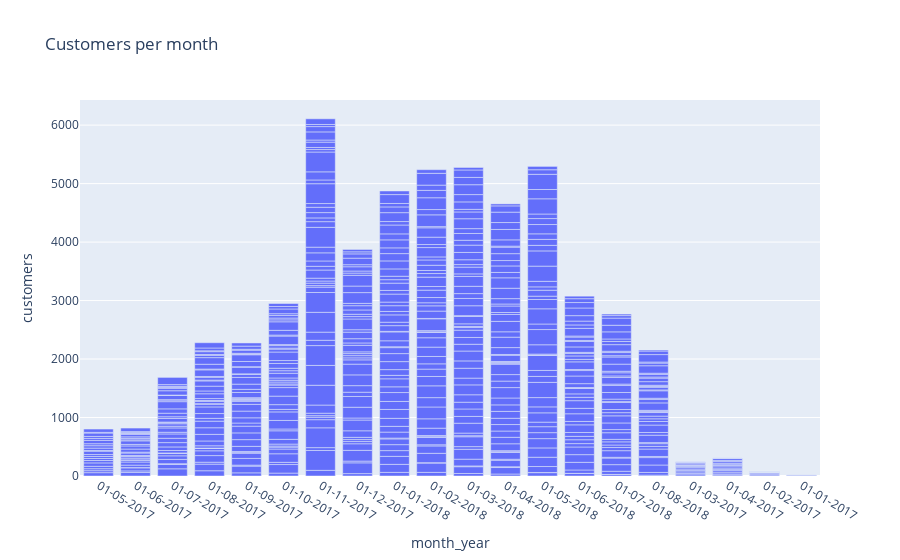

The cell this chart's notebook holds for it:
### Code cell
#bar plot showing customers per month
fig = px.bar(retail,
             x='month_year', y='customers',
             title='Customers per month')
fig.show()

### Figure 1 — Plotly figure (JSON) as saved in the notebook; plotly's stock layout.template omitted (floating-point values rounded to 4 significant figures; data arrays with more than 128 entries replaced by an {"elided": "..."} marker saying what was removed)
{"data": [{"alignmentgroup": "True", "hovertemplate": "month_year=%{x}<br>customers=%{y}<extra></extra>", "legendgroup": "", "marker": {"color": "#636efa", "pattern": {"shape": ""}}, "name": "", "offsetgroup": "", "orientation": "v", "showlegend": false, "textposition": "auto", "type": "bar", "x": {"elided": "676 str values"}, "xaxis": "x", "y": {"elided": "676 int values"}, "yaxis": "y"}], "layout": {"barmode": "relative", "legend": {"tracegroupgap": 0}, "title": {"text": "Customers per month"}, "xaxis": {"anchor": "y", "domain": [0, 1], "title": {"text": "month_year"}}, "yaxis": {"anchor": "x", "domain": [0, 1], "title": {"text": "customers"}}}}
